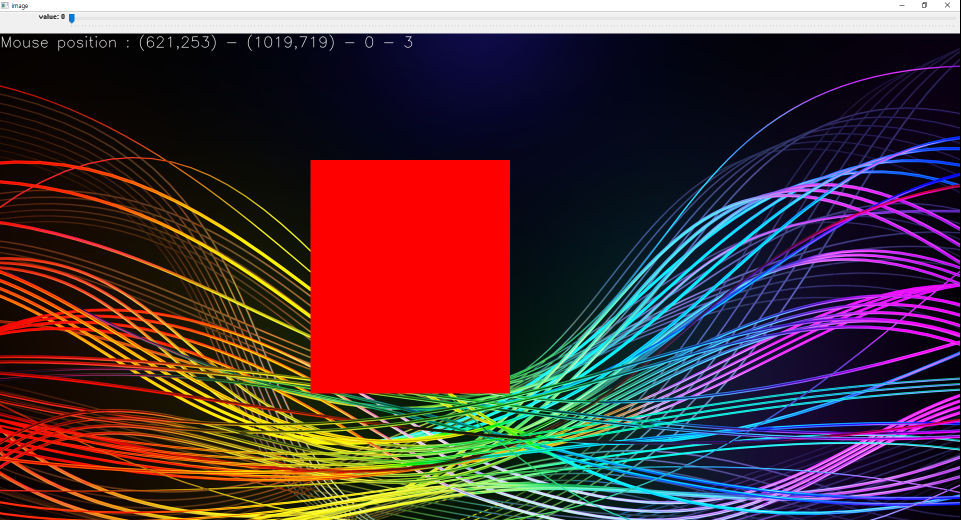
#> input picture Homework1.PNG, 1921 x 1040 px, given in place of the camera (shown at 1/2 size)
$ jupyter execute Homework5.ipynb   (text cells are left out)
#> lines starting #> are read from the running program, lines starting #| are printed output that depends on the picture; after the words box and inside, x2 and y2 are one past the last pixel; in counts of white or black regions, pixels touching at a corner belong together
[cell 1]
import numpy as np
import cv2
from matplotlib import pyplot as plt

[cell 2]
cap = cv2.VideoCapture(0)
cap.set(cv2.CAP_PROP_FRAME_WIDTH, 1280)
cap.set(cv2.CAP_PROP_FRAME_HEIGHT, 720)

while(True):
    ret, frame = cap.read()
#> frame is the input picture: shape (1040, 1921, 3); mean B, G, R 57.8, 53.9, 81.2
    roi = frame[0:500, 0:500]
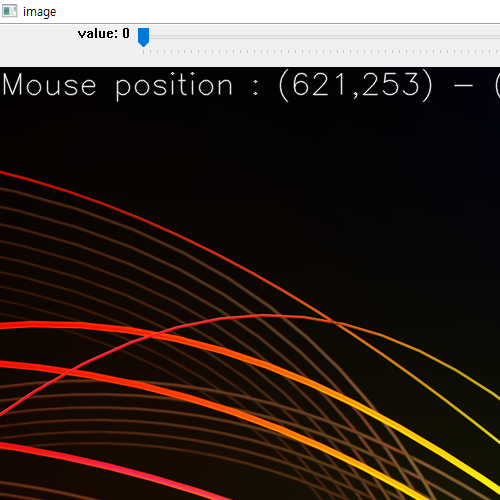
#> roi: shape (500, 500, 3); mean B, G, R 38.2, 45.4, 57.8
    gray = cv2.cvtColor(roi, cv2.COLOR_BGR2GRAY)
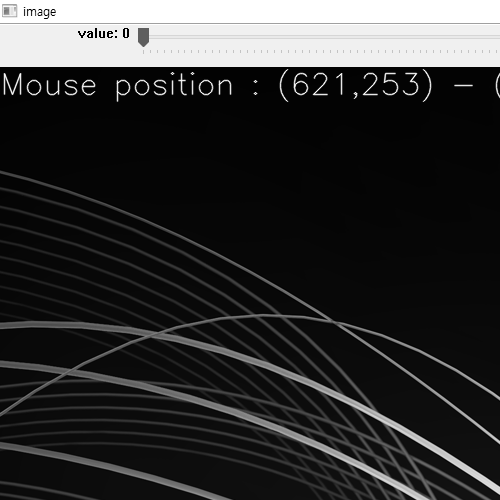
#> gray: shape (500, 500); min 0, max 255, mean 48.3
    gray_blur = cv2.GaussianBlur(gray, (15, 15), 0)
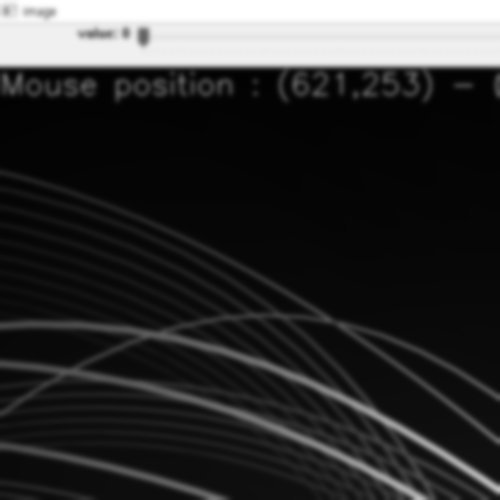
#> gray_blur: shape (500, 500); min 2, max 255, mean 48.3
    thresh = cv2.adaptiveThreshold(gray_blur, 255,
                                   cv2.ADAPTIVE_THRESH_GAUSSIAN_C,
                                   cv2.THRESH_BINARY_INV, 5, 1)
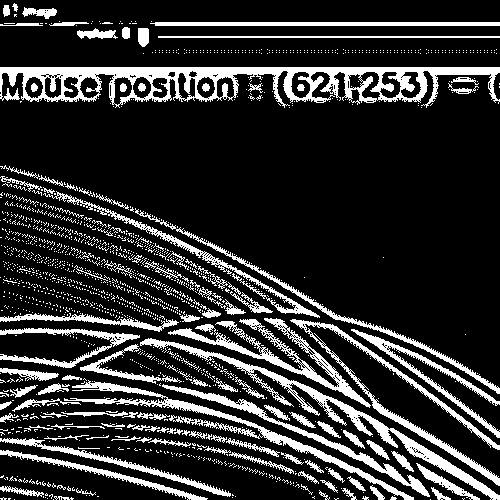
#> thresh: shape (500, 500); 18.7% white; 1548 white regions (1424 under 20 px), largest, box (x1, y1, x2, y2) and area: (0, 67, 500, 108) 8568, (140, 338, 500, 500) 3528, (64, 380, 414, 500) 2907

    kernel = np.ones((3, 3), np.float64)
    closing = cv2.morphologyEx(thresh,
                               cv2.MORPH_CLOSE,
                               kernel,
                               iterations=4)
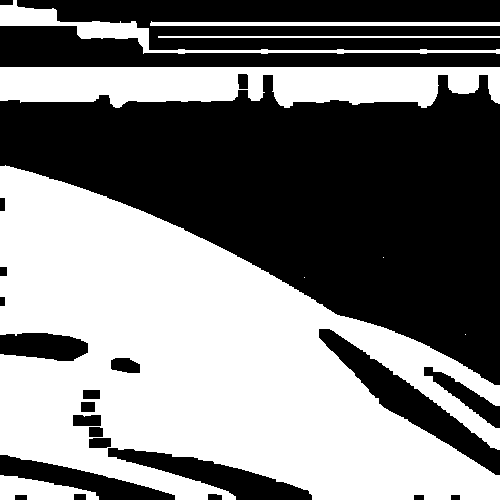
#> closing: shape (500, 500); 48.4% white; 9 white regions (3 under 20 px)
    contours, hierarchy = cv2.findContours(closing,
                                           cv2.RETR_EXTERNAL,
                                           cv2.CHAIN_APPROX_SIMPLE)
#> contours = 9 contours, 3 with area under 20; largest, box (x1, y1, x2, y2) and area: (0, 165, 500, 500) 97935, (0, 67, 500, 108) 15626, (0, 0, 500, 54) 2956, (0, 475, 99, 500) 1403, (150, 21, 500, 26) 1047, (158, 36, 500, 38) 341
    for cnt in contours:
        area = cv2.contourArea(cnt)
        if area < 2000 or area > 5000:
            continue

        if len(cnt) < 5:
            continue

        ellipse = cv2.fitEllipse(cnt)
        # cv2.ellipse(roi, ellipse, (0,255,0), 2)

        rect = cv2.minAreaRect(cnt)
        box = cv2.boxPoints(rect)
        box = np.int0(box)
        imgcontour = cv2.drawContours(roi, [box], 0, (0, 0, 255), 2)
#> this loop made 9 passes
#> area on passes 1, 5, 6, 8: 1403, 97935, 15626.5, 1047
#> (cnt, area) on pass 7: ([[158, 36], [158, 37], [499, 37], [499, 36]], 341)
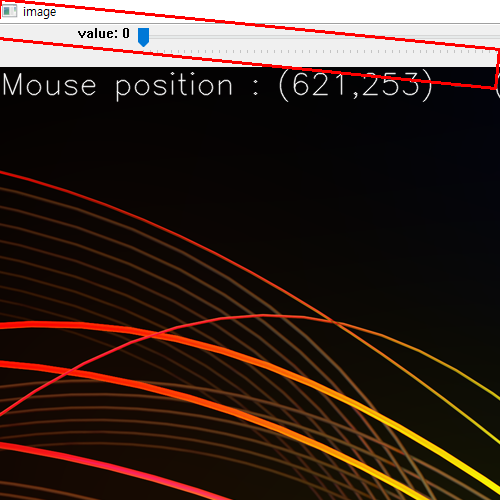
#> roi: shape (500, 500, 3); 1.24% of pixels changed, all inside (x1, y1, x2, y2) = (0, 0, 500, 90)

    cv2.imshow('result', roi)

    if cv2.waitKey(1) & 0xFF == ord('q'):
#> (key q is pressed here)
        break

cap.release()
cv2.destroyAllWindows()
